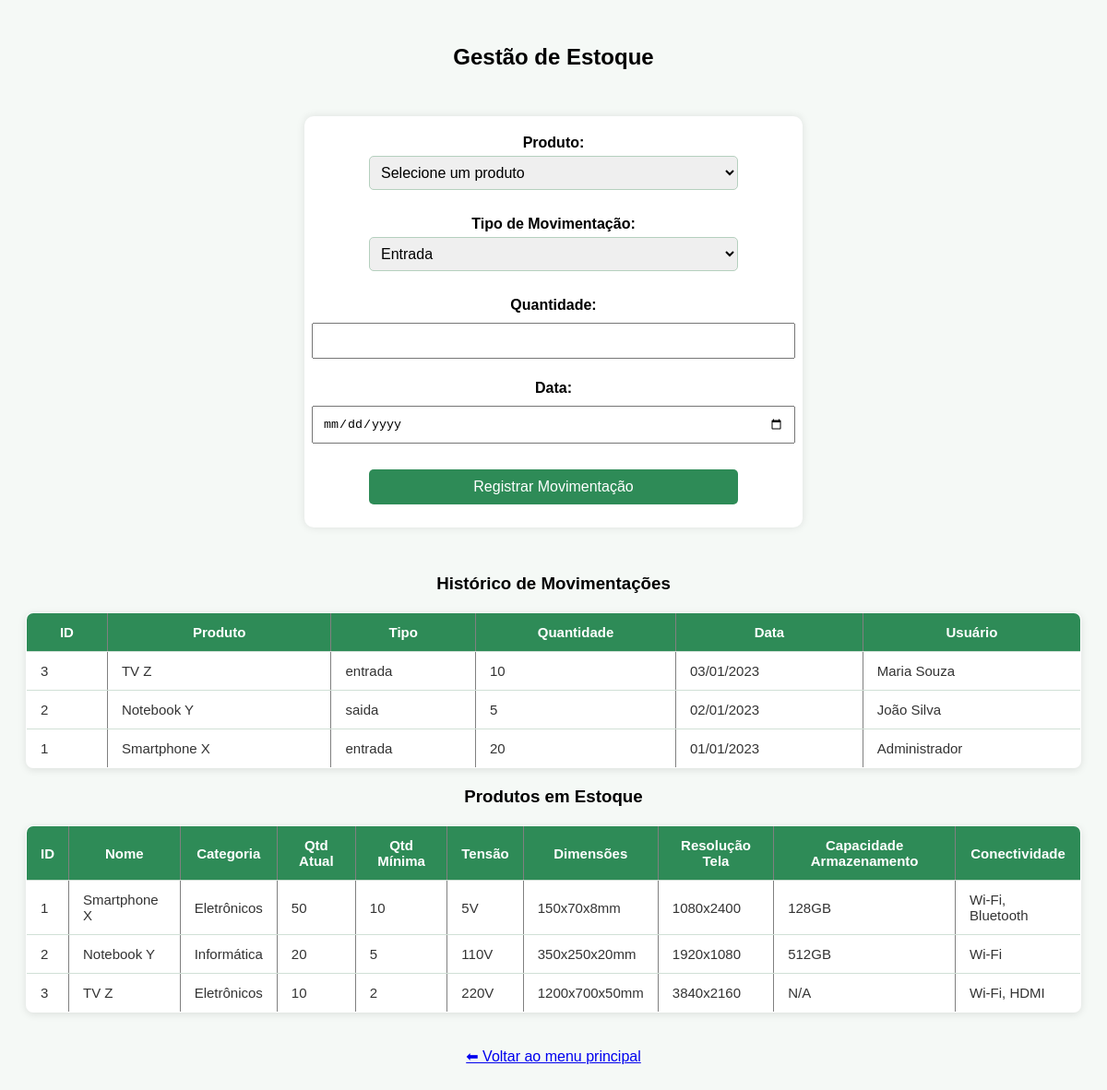
Page /estoque.php (signed in) on the committed database.
### tables this page shows
CREATE TABLE movimentacoes (
  id_movimentacao INT AUTO_INCREMENT PRIMARY KEY,
  id_produto INT NOT NULL,
  tipo ENUM('entrada', 'saida') NOT NULL,
  quantidade INT NOT NULL,
  data_movimentacao DATE NOT NULL,
  id_usuario INT NOT NULL,
  FOREIGN KEY (id_produto) REFERENCES produtos(id_produto) ON DELETE CASCADE,
  FOREIGN KEY (id_usuario) REFERENCES usuarios(id_usuario) ON DELETE CASCADE
);

CREATE TABLE produtos (
  id_produto INT AUTO_INCREMENT PRIMARY KEY,
  nome VARCHAR(100) NOT NULL,
  descricao TEXT,
  categoria VARCHAR(50),
  tensao VARCHAR(20),
  dimensoes VARCHAR(50),
  resolucao_tela VARCHAR(50),
  capacidade_armazenamento VARCHAR(50),
  conectividade VARCHAR(50),
  quantidade_minima INT DEFAULT 0,
  quantidade_atual INT DEFAULT 0
);

CREATE TABLE usuarios (
  id_usuario INT AUTO_INCREMENT PRIMARY KEY,
  nome VARCHAR(100) NOT NULL,
  email VARCHAR(100) UNIQUE NOT NULL,
  senha VARCHAR(255) NOT NULL
);

### estoque.php (the view, shortened to what this page needs)
<?php
include('conexao.php');
$movimentacoes = $conn->query("
    SELECT m.*, p.nome AS produto_nome, u.nome AS usuario_nome
    FROM movimentacoes m
    JOIN produtos p ON m.id_produto = p.id_produto
    JOIN usuarios u ON m.id_usuario = u.id_usuario
    ORDER BY m.data_movimentacao DESC
");
?>
<!DOCTYPE html>
<html lang="pt-br">
<head>
<link rel="stylesheet" href="style.css">
</head>
<body>
<div class="container">
<h2>Gestão de Estoque</h2>
<form method="post">
  <label>Produto:</label>
  <select name="produto" required>
    <option value="">Selecione um produto</option>
  </select><br>
  <label>Tipo de Movimentação:</label>
  <select name="tipo" required>
    <option value="entrada">Entrada</option>
  </select><br>
  <label>Quantidade:</label>
  <input type="number" name="quantidade" min="1" required><br>
  <label>Data:</label>
  <input type="date" name="data" required><br>
  <button type="submit" name="mover">Registrar Movimentação</button>
</form>
<h3>Histórico de Movimentações</h3>
<table border="1">
<tr>
    <th>ID</th>
    <th>Produto</th>
    <th>Tipo</th>
    <th>Quantidade</th>
    <th>Data</th>
    <th>Usuário</th>
</tr>
<?php if ($movimentacoes && $movimentacoes->num_rows > 0): ?>
<?php while ($m = $movimentacoes->fetch_assoc()): ?>
<tr>
    <td><?= $m['id_movimentacao'] ?></td>
    <td><?= htmlspecialchars($m['produto_nome']) ?></td>
    <td><?= htmlspecialchars($m['tipo']) ?></td>
    <td><?= $m['quantidade'] ?></td>
    <td><?= date('d/m/Y', strtotime($m['data_movimentacao'])) ?></td>
    <td><?= htmlspecialchars($m['usuario_nome'] ?? 'Usuário não encontrado') ?></td>
</tr>
<?php endwhile; ?>
<?php else: ?>
<tr><td colspan="6">Nenhuma movimentação registrada.</td></tr>
<?php endif; ?>
</table>
<h3>Produtos em Estoque</h3>
<table border="1">
<tr>
    <th>ID</th>
    <th>Nome</th>
    <th>Categoria</th>
    <th>Qtd Atual</th>
    <th>Qtd Mínima</th>
    <th>Tensão</th>
    <th>Dimensões</th>
    <th>Resolução Tela</th>
    <th>Capacidade Armazenamento</th>
    <th>Conectividade</th>
</tr>
<?php
$produtos = $conn->query("SELECT * FROM produtos");
if ($produtos->num_rows > 0):
    while ($p = $produtos->fetch_assoc()):
?>
<tr>
    <td><?= $p['id_produto'] ?></td>
    <td><?= htmlspecialchars($p['nome']) ?></td>
    <td><?= htmlspecialchars($p['categoria']) ?></td>
    <td><?= $p['quantidade_atual'] ?></td>
    <td><?= $p['quantidade_minima'] ?></td>
    <td><?= htmlspecialchars($p['tensao']) ?></td>
    <td><?= htmlspecialchars($p['dimensoes']) ?></td>
    <td><?= htmlspecialchars($p['resolucao_tela']) ?></td>
    <td><?= htmlspecialchars($p['capacidade_armazenamento']) ?></td>
    <td><?= htmlspecialchars($p['conectividade']) ?></td>
</tr>
<?php
    endwhile;
else:
?>
<tr><td colspan="10">Nenhum produto encontrado.</td></tr>
<?php endif; ?>
</table>
<br>
<a href="Painel.php">⬅ Voltar ao menu principal</a>
</div>
</body>
</html>

### style.css (style rules this page uses)
.container { max-width: 1200px; margin: auto; padding: 20px; }
table { width: 100%; border-collapse: collapse; margin: 20px auto; background-color: #ffffff; box-shadow: 0px 2px 8px rgba(0,0,0,0.1); border-radius: 8px; overflow: hidden; font-size: 15px; }
table th, table td { padding: 12px 15px; text-align: left; border-bottom: 1px solid #d1e0d6; }
table th { background-color: #2e8b57; color: white; font-weight: bold; text-align: center; }
table td { color: #333; }
body { font-family: Arial, sans-serif; background-color: #f5f9f6; text-align: center; }
input, button { width: 100%; padding: 10px; margin: 5px 0; }
form { width: 500px; margin: 50px auto; padding: 20px; background-color: #ffffff; border-radius: 10px; box-shadow: 0px 0px 10px rgba(0, 0, 0, 0.1); display: flex; flex-direction: column; align-items: center; }
label { display: block; font-weight: bold; margin-bottom: 5px; }
input[type="text"], input[type="email"], input[type="password"], select { width: 80%; padding: 8px; margin-bottom: 10px; border: 1px solid #b5d0be; border-radius: 5px; font-size: 16px; }
button { width: 80%; padding: 10px; background-color: #2e8b57; color: white; border: none; border-radius: 5px; font-size: 16px; cursor: pointer; transition: 0.3s; }

### rows in the picture
movimentacoes: id_movimentacao "3", id_produto.nome "TV Z", tipo "entrada", quantidade "10", data_movimentacao "03/01/2023", id_usuario.nome "Maria Souza"
movimentacoes: id_movimentacao "2", id_produto.nome "Notebook Y", tipo "saida", quantidade "5", data_movimentacao "02/01/2023", id_usuario.nome "João Silva"
movimentacoes: id_movimentacao "1", id_produto.nome "Smartphone X", tipo "entrada", quantidade "20", data_movimentacao "01/01/2023", id_usuario.nome "Administrador"
produtos: id_produto "1", nome "Smartphone X", categoria "Eletrônicos", quantidade_atual "50", quantidade_minima "10", tensao "5V", dimensoes "150x70x8mm", resolucao_tela "1080x2400", capacidade_armazenamento "128GB", conectividade "Wi-Fi, Bluetooth"
produtos: id_produto "2", nome "Notebook Y", categoria "Informática", quantidade_atual "20", quantidade_minima "5", tensao "110V", dimensoes "350x250x20mm", resolucao_tela "1920x1080", capacidade_armazenamento "512GB", conectividade "Wi-Fi"
produtos: id_produto "3", nome "TV Z", categoria "Eletrônicos", quantidade_atual "10", quantidade_minima "2", tensao "220V", dimensoes "1200x700x50mm", resolucao_tela "3840x2160", capacidade_armazenamento "N/A", conectividade "Wi-Fi, HDMI"
